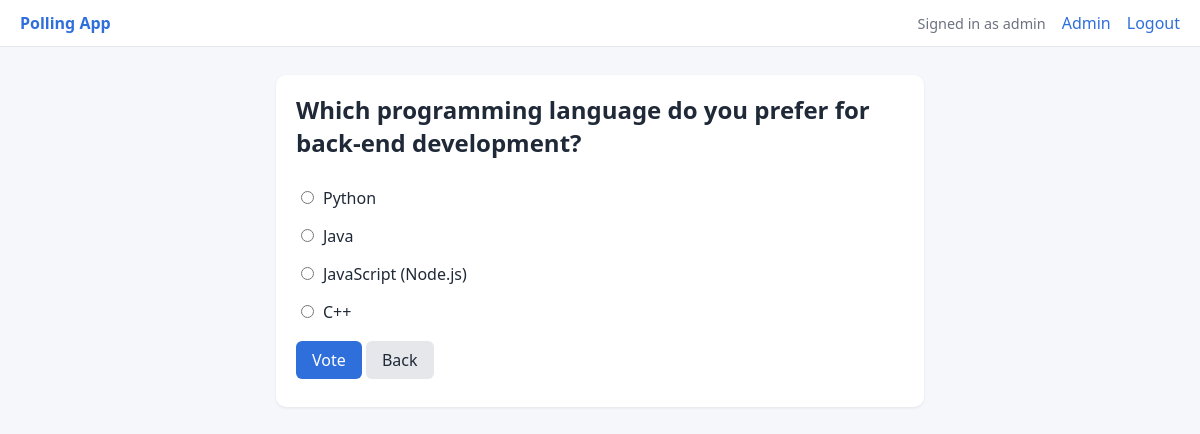
/1/ (signed in), run on the app's committed database.
### polls/models.py (models this page shows, shortened)
class Question(models.Model):
    question_text = models.CharField(max_length=200)
    pub_date = models.DateTimeField(default=timezone.now)
    is_active = models.BooleanField(default=True, help_text="Untick to hide this poll from users.")
    class Meta:
        ordering = ['-pub_date']

class Choice(models.Model):
    question = models.ForeignKey(Question, related_name='choices', on_delete=models.CASCADE)
    choice_text = models.CharField(max_length=100)
    votes = models.PositiveIntegerField(default=0)
    def __str__(self):
        return self.choice_text

### polls/views.py (the view, shortened to what this page needs)
# urls.py: path('<int:question_id>/', views.detail, name='detail'),
@login_required  # only logged-in users may vote
def detail(request, question_id):
    question = get_object_or_404(Question, pk=question_id, is_active=True)
    if Vote.objects.filter(user=request.user, question=question).exists():
        messages.info(request, "You have already voted on this poll.")
        return redirect('polls:results', question_id=question.id)
    form = VoteForm(question, request.POST if request.method == 'POST' else None)
    return render(request, 'polls/detail.html', {'question': question, 'form': form})

### polls/forms.py
class VoteForm(forms.Form):
    choice = forms.ModelChoiceField(
        queryset=Choice.objects.none(),
        widget=forms.RadioSelect,
        empty_label=None,
        error_messages={
            'required': 'Please select a choice before voting.',
            'invalid_choice': 'That choice is not valid for this poll.',
        },
    )
    def __init__(self, question, *args, **kwargs):
        super().__init__(*args, **kwargs)
        self.fields['choice'].queryset = question.choices.all()

### polls/templates/polls/detail.html (shortened to what this page needs)
{% extends 'polls/base.html' %}
{% block content %}
  <div class="card">
    <h2>{{ question.question_text }}</h2>
    <form method="post">
      {% for radio in form.choice %}
        <div class="choice">{{ radio.tag }}<label for="{{ radio.id_for_label }}">{{ radio.choice_label }}</label></div>
      {% endfor %}
      <p><button type="submit" class="btn">Vote</button>
         <a class="btn secondary" href="{% url 'polls:index' %}">Back</a></p>
    </form>
  </div>
{% endblock %}

### polls/templates/polls/base.html (shortened to what this page needs)
<!DOCTYPE html>
<html lang="en">
<head>
</head>
<body>
  <nav>
    <a class="brand" href="{% url 'polls:index' %}">Polling App</a>
    {% if user.is_authenticated %}
      <span class="muted">Signed in as {{ user.username }}</span>
      {% if user.is_staff %}<a href="{% url 'admin:index' %}">Admin</a>{% endif %}
      <form method="post" action="{% url 'logout' %}">
        <button type="submit" class="link-btn">Logout</button>
      </form>
    {% else %}
      <a href="{% url 'login' %}">Login</a>
      <a href="{% url 'register' %}">Register</a>
    {% endif %}
  </nav>
  <main>
    {% block content %}{% endblock %}
  </main>
</body>
</html>

### polls/templates/polls/base.html (style rules this page uses)
:root { --accent: #2f6fdb; --bg: #f5f7fb; --card: #fff; --text: #1f2937; --muted: #6b7280; }
* { box-sizing: border-box; }
body { font-family: system-ui, Arial, sans-serif; background: var(--bg); color: var(--text); margin: 0; }
nav { background: var(--card); border-bottom: 1px solid #e5e7eb; padding: 12px 20px; display: flex; gap: 16px; align-items: center; flex-wrap: wrap; }
nav .brand { font-weight: 700; margin-right: auto; }
nav a, .link-btn { color: var(--accent); text-decoration: none; }
nav form { display: inline; margin: 0; }
.link-btn { background: none; border: none; cursor: pointer; font: inherit; padding: 0; }
main { max-width: 680px; margin: 28px auto; padding: 0 16px; }
.card { background: var(--card); border-radius: 10px; padding: 18px 20px; margin-bottom: 14px; box-shadow: 0 1px 3px rgba(0,0,0,.08); }
.card h3, h1, h2 { margin-top: 0; }
.btn { display: inline-block; background: var(--accent); color: #fff; border: none; border-radius: 6px; padding: 8px 16px; cursor: pointer; text-decoration: none; font: inherit; }
.btn.secondary { background: #e5e7eb; color: var(--text); }
.muted { color: var(--muted); font-size: .9em; }
.choice { padding: 8px 0; }
.choice label { margin-left: 6px; cursor: pointer; }
form p { margin: 10px 0; }

### data on the page
Question: question_text "Which programming language do you prefer for back-end development?"
Choice: choice_label "Python"
Choice: choice_label "Java"
Choice: choice_label "JavaScript (Node.js)"
Choice: choice_label "C++"

### other printed values
{{ user.username }} "admin"
